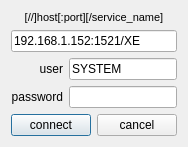
<?xml version="1.0" encoding="UTF-8"?>
<ui version="4.0">
 <class>dialog_oci</class>
 <widget class="QDialog" name="dialog_oci">
  <property name="geometry">
   <rect>
    <x>0</x>
    <y>0</y>
    <width>178</width>
    <height>144</height>
   </rect>
  </property>
  <property name="windowTitle">
   <string>Oracle connection</string>
  </property>
  <property name="windowIcon">
   <iconset resource="resource.qrc">
    <normaloff>:/res/wheel.png</normaloff>:/res/wheel.png</iconset>
  </property>
  <layout class="QHBoxLayout" name="horizontalLayout_2">
   <item>
    <layout class="QVBoxLayout" name="verticalLayout">
     <item>
      <widget class="QLabel" name="server_label">
       <property name="font">
        <font>
         <pointsize>8</pointsize>
        </font>
       </property>
       <property name="text">
        <string>[//]host[:port][/service_name]</string>
       </property>
       <property name="alignment">
        <set>Qt::AlignCenter</set>
       </property>
      </widget>
     </item>
     <item>
      <widget class="QLineEdit" name="server_edit">
       <property name="toolTip">
        <string extracomment="192.168.1.152:1521/XE"/>
       </property>
       <property name="text">
        <string>192.168.1.152:1521/XE</string>
       </property>
      </widget>
     </item>
     <item>
      <layout class="QFormLayout" name="formLayout">
       <property name="labelAlignment">
        <set>Qt::AlignRight|Qt::AlignTrailing|Qt::AlignVCenter</set>
       </property>
       <item row="0" column="0">
        <widget class="QLabel" name="user_label">
         <property name="text">
          <string>user</string>
         </property>
         <property name="alignment">
          <set>Qt::AlignRight|Qt::AlignTrailing|Qt::AlignVCenter</set>
         </property>
        </widget>
       </item>
       <item row="0" column="1">
        <widget class="QLineEdit" name="user_edit">
         <property name="toolTip">
          <string extracomment="SYSTEM"/>
         </property>
         <property name="text">
          <string>SYSTEM</string>
         </property>
        </widget>
       </item>
       <item row="1" column="0">
        <widget class="QLabel" name="password_label">
         <property name="text">
          <string>password</string>
         </property>
         <property name="alignment">
          <set>Qt::AlignRight|Qt::AlignTrailing|Qt::AlignVCenter</set>
         </property>
        </widget>
       </item>
       <item row="1" column="1">
        <widget class="QLineEdit" name="password_edit">
         <property name="echoMode">
          <enum>QLineEdit::Password</enum>
         </property>
        </widget>
       </item>
      </layout>
     </item>
     <item>
      <layout class="QHBoxLayout" name="horizontalLayout">
       <item>
        <widget class="QPushButton" name="connect_button">
         <property name="text">
          <string>connect</string>
         </property>
        </widget>
       </item>
       <item>
        <widget class="QPushButton" name="cancel_button">
         <property name="text">
          <string>cancel</string>
         </property>
        </widget>
       </item>
      </layout>
     </item>
    </layout>
   </item>
  </layout>
 </widget>
 <resources>
  <include location="resource.qrc"/>
 </resources>
 <connections/>
</ui>
